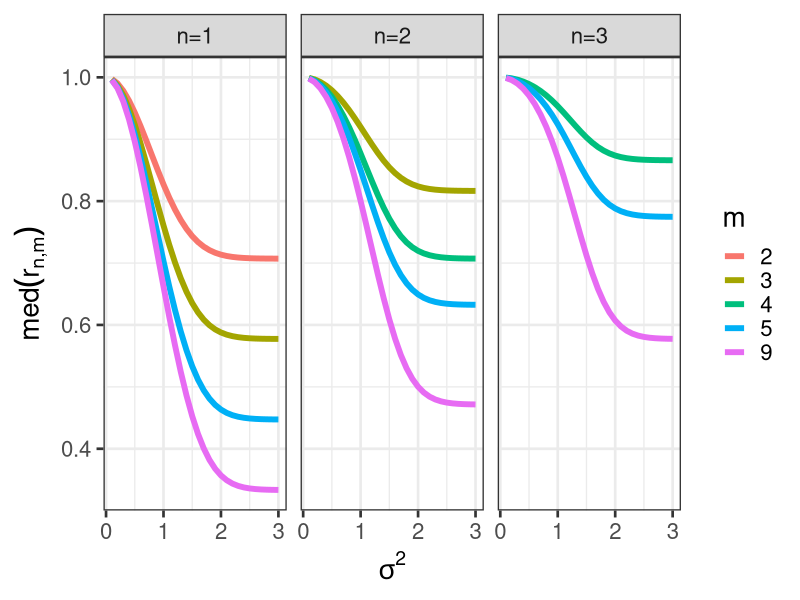
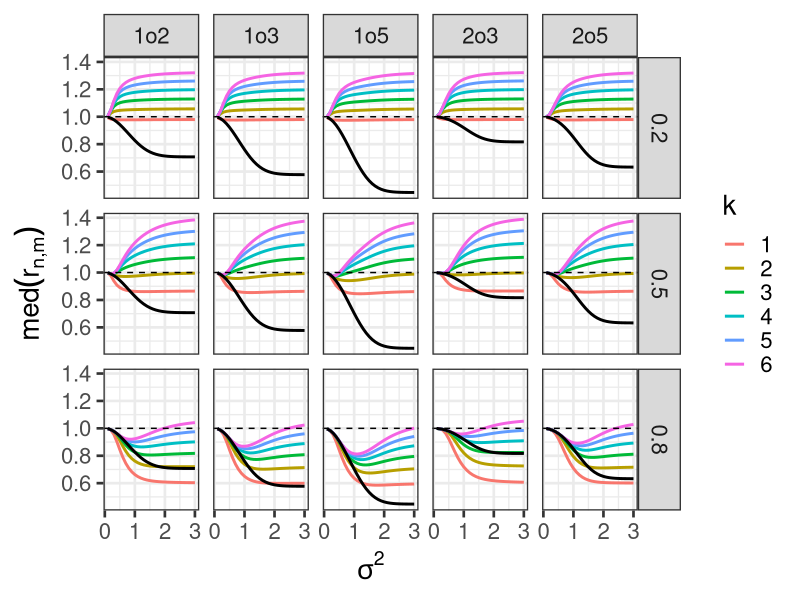

Source code (R) for these figures, in order:
###############################################
## Properties of the n-over-m trend-based rules 
## using Fenton-wilkinson approximation
## 15/10/2020 Leire Citores (Azti)
###############################################

#compute the ratio between the average of n lognormally distributed iid vairables 
# and lognormally distributed iid vairables ,(r_n,m), with an dwitoug uncertainty cups.

trunc<-c() #object for outputs
UCL<-c(seq(0.1,0.9,0.1)) #UCL 
k<-c(seq(1,6,1))      #k, multiplier to compute UCU (UCU=k*UCL)
sigma<-c(seq(0.1,3,0.1)) #standar deviation of observed abundance
for (n in 1:3){
  for(m in c((n+1),n+2,5,9)){
print(paste(n,m))

x1 <- exp(1/2 * log( n/m * (exp(sigma^2)-1+m)/(exp(sigma^2)-1+n) ))
sig1 <- sqrt(log((exp(sigma^2)-1)/n +1) + log((exp(sigma^2)-1)/m +1))

for(r_m in k){
for (i in 1:length(x1)){
  x<-x1[i]
  sig<-sig1[i]
  #print(x)
  #for(sig in sig1){
    for(r1 in UCL){
    low<-log(1-r1)
    r2<-r1*r_m #UCU
    up<-log(1+r2)
    logr.sig <-sig
    logr.med<-log(x)
    x1t<-logr.med + qnorm( (pnorm( (low - logr.med)/logr.sig ) + pnorm( (up - logr.med)/logr.sig ))/2 )*logr.sig 
    mult<-(qnorm( (pnorm( (low - logr.med)/logr.sig ) + pnorm( (up - logr.med)/logr.sig ))/2 ) )
    
    ci_l<-exp(logr.med-1*(logr.sig))
    ci_u<-exp(logr.med+1*(logr.sig))
    
    trunc<-rbind(trunc,cbind(x1=x,sig1=sig,UCL=r1,UCU=r2,k=r_m,m1=x,m1t=exp(x1t),n=n,m=m,sig0=sigma[i],mult=mult,ci_u=ci_u,ci_l=ci_l))
    }
  #}
    }
}
  }}
trunc<-as.data.frame(trunc)


###plots for the supplementary material
library(ggplot2)

trunc$ntext<-paste0("n=",trunc$n)
ggplot((trunc),aes(sig0,m1,col=factor(m)))+geom_line(size=2)+facet_grid(~ntext)+
   theme_bw(base_size=20)+xlab(expression(sigma^{2}))+ylab(expression(med(r[paste(n,",",m)])))+ labs(col = "m")


ggplot(subset(trunc,n<3&m %in% c(2,3,5)&UCL %in% c(0.2,0.5,0.8)),aes(sig0,m1t,col=factor(k)))+geom_line(size=1)+facet_grid(UCL~paste0(n,"o",m))+
  geom_hline(yintercept=1, col=1, lty=2)+labs(col = "k")+
  geom_line(aes(sig0,m1),linetype=1,size=1,col=1)+theme_bw(base_size=20)+xlab(expression(sigma^{2}))+ylab(expression(med(r[paste(n,",",m)])))

                  